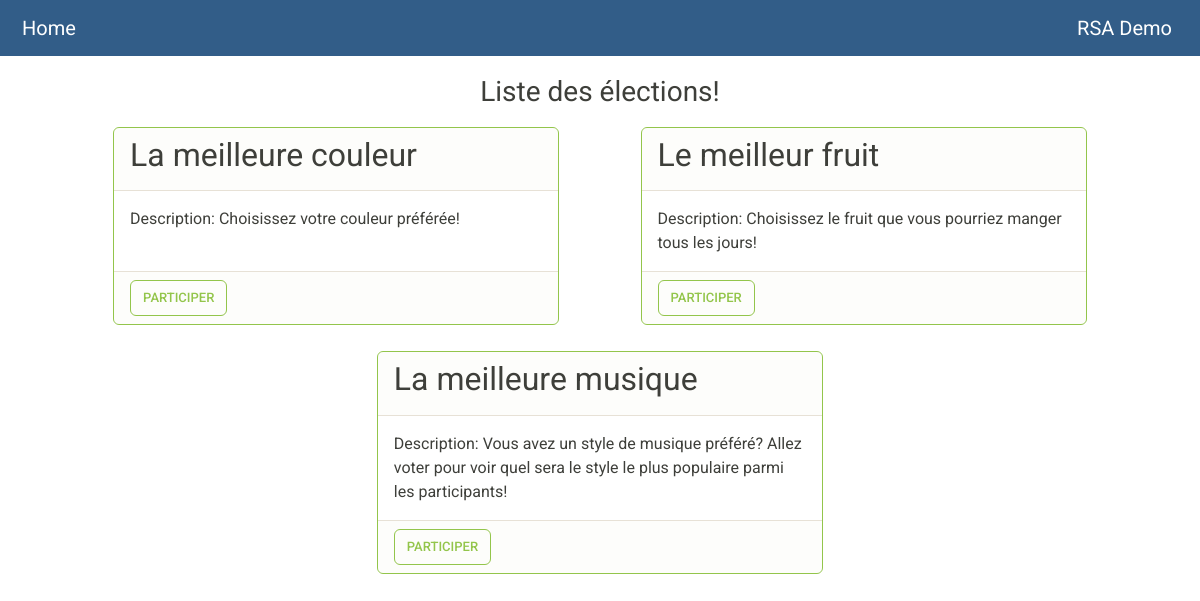
The page / on the database its author committed.
### tables this page shows
CREATE TABLE election(
    id INTEGER PRIMARY KEY AUTOINCREMENT,
    name TEXT NOT NULL,
    description TEXT
);

### views.py (the view)
def index():
    admin = Admin.get_admin()
    all_elections = admin.get_all_elections()
    return render_template("index.html", all_elections=all_elections)

### admin.py (called while the page is built)
    @staticmethod
    def get_admin():
        global admin
        if admin is None:
            sk, pk, _, _, _, _ = RSA.KeyGen(k=256)
            sk = f"{sk[0]}${sk[1]}"
            pk = f"{pk[0]}${pk[1]}"
            admin = Admin((sk, pk))
        return admin

### database.py (called while the page is built)
def get_db(path=DATABASE_PATH):
    db = getattr(g, "database", None)
    if db is None:
        db = g.database = sqlite3.connect(path)
    db.row_factory = sqlite3.Row
    return db

def clone_connection(exception):
    db = getattr(g, "database", None)
    if db is not None:
        db.close()
        g.database = None

### templates/index.html (shortened to what this page needs)
{% extends 'base.html' %}
{% block body %}
    <h3 style="text-align:center;">Liste des élections!</h3>
    <div style="display: flex; justify-content: space-evenly; flex-wrap: wrap">
        {% for election in all_elections %}
            <div class="card border-success mb-3">
                <div class="card-header">
                    <h2>{{ election.name }}</h2>
                </div>
                <div class="card-body">
                    Description: {{ election.description }}
                </div>
                <div class="card-footer">
                    <a href="./election/{{ election.id }}">
                        <button class="btn btn-outline-success">
                            Participer
                        </button>
                    </a>
                </div>
            </div>
        {% endfor %}
    </div>
{% endblock %}

### templates/base.html (shortened to what this page needs)
<head>
    <link rel="stylesheet" href="https://bootswatch.com/5/sandstone/bootstrap.css">
</head>
<body>
<nav id="topNav" class="navbar navbar-expand-lg navbar-dark bg-primary"
     style="margin-bottom: 1.2em; padding-left: 10px;">
    <div class="container-fluid">
        <a class="navbar-brand" href="/">Home</a>
        <a class="navbar-brand" href="/calculator">RSA Demo</a>
    </div>
</nav>
<div class="container">
    {% block body %}
    {% endblock %}
</div>
</body>

### templates/index.html (style rules this page uses)
.card { margin: 10px; }
@media screen and (min-width: 900px) { .card { width: 40%; } }

### rows shown on the page
election: name "La meilleure couleur", description "Choisissez votre couleur préférée!"
election: name "Le meilleur fruit", description "Choisissez le fruit que vous pourriez manger tous les jours!"
election: name "La meilleure musique", description "Vous avez un style de musique préféré? Allez voter pour voir quel sera le style le plus populaire parmi les participants!"
